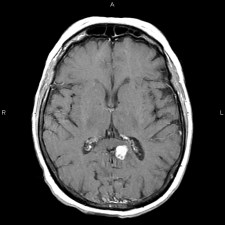
%> input picture SVM/cd2.tif, 225 x 225 px
$ octave svm1.m   (GNU Octave 9; MATLAB toolbox functions it lacks are replaced by stand-ins)
%> lines starting %> are read from the running program, lines starting %| are printed output that depends on the picture
### SVM/code/fcm.m
function result = fcm(im)
I=im;
%im=rgb2gray(im);
im=imresize(im,[512 512]);
%figure(1), imshow(im,[]), title('input image');
Length=512*512;
a=1;
b=1;
c=1;

R=reshape(im, [1 Length]);
O = zeros(1, Length);
clusters=3;

j=im;
%mask size 5 x 5
N = 5;
%to retain original size of image even after filtering
im_pad = padarray(j,[floor(N/2) floor(N/2)]);

%sorting elements to get median
%im_col = rearranged matrix with 2D as in im_pad
im_col = im2col(im_pad,[N N],'sliding');

%sorts each column of im_pad in ascending order still retains 2D
sorted_cols = sort(im_col,1);

%finds median and returns a row martix containing medians for all columns of the input
med_vector = sorted_cols(floor(N*N/2)+1,:);

%converting result to matrix form to get the MEDIAN FILTERED image
out1 = col2im(med_vector,[N N],size(im_pad),'sliding');
%figure(2)
 %imshow(out1), title('median filtered image');

 K=[85, 170, 255];

% [9 lines of commented-out code are left out]

cluster1=zeros(Length,1);
cluster2=zeros(Length,1);
cluster3=zeros(Length,1);

mean1=K(1);
mean2=K(2);
mean3=K(3);

update1=0;
update2=0;
update3=0;

while ((mean1 ~= update1) || (mean2 ~= update2) || (mean3 ~= update3))

a=1; b=1; c=1;

mean1=update1;
mean2=update2;
mean3=update3;


for i=1:Length
for j=1:clusters
temp = R(i);
diff(j)= abs(temp-K(j));
end

minimum=min(diff);

if minimum==diff(1)
    place=1;
elseif minimum==diff(2)
    place=2;
else
    place=3;
end

if (place==1)
cluster1(i) = R(i);
a=a+1;

O(i)=0;

end

if (place==2)
cluster2(i) = R(i);
b=b+1;
O(i)=128;

end

if (place==3)
cluster3(i)= R(i);
c=c+1;

O(i)=255;

end

end

%UPDATE CENTROIDS
m=0;
for x=1:(i-1)
    m=m+cluster1(x);
end
m=m/(a-1);

update1=m;

m=0;
for x=1:(i-1)
    m=m+cluster2(x);
end
m=m/(b-1);

update2=m;


m=0;
for x=1:(i-1)
    m=m+cluster3(x);
end
m=m/(c-1);
update3=m;
%
% K(1)=update1;
% K(2)=update2;
% K(3)=update3;

end

Op=reshape(O, [512 512]);
%imwrite(Op, 'FCMoutput.pgm');
%figure(3),imshow(uint8(Op));

result = (uint8(Op));
end

### SVM/code/featurext.m
function result = featurext(I)
%I=imread('cd2.tif');
e1=imresize(I,[128,128]);
r1 = graycomatrix(e1);
disp(r1);
t1=imhist(e1);
%figure,imshow(e1);
%stats = graycoprops(e1)

result = e1;

end

### SVM/svm1.m
I=imread('cd2.tif');
%> I is the input picture: size 225x225 uint8; min 0, max 255, mean 66.4
[row col]=size(I);
%> row = 225; col = 225
J=I;

%preprocessing-1 median filter
for i=1:(row-2)
    for j=1:(col-2)
          B = I(i:i+2, j:j+2);
          for k=1:9
              for l=1:8-k
                 if (B(l)>B(l+1))
                     c=B(l);
                     B(l)=B(l+1);
                     B(l+1)=c;
                 end
              end
          end
          J(i+1,j+1)=B(5);
    end
end
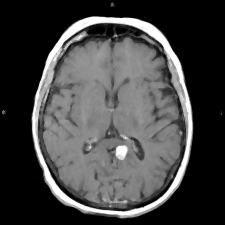
%> J: size 225x225 uint8; min 0, max 255, mean 68.1
%> after the loop, B = [0 0 0; 0 0 0; 0 0 0]; c = 3
    figure(1), imshow(I);
    figure(2), imshow(J);


    J = fcm(J);
%> in fcm, `im=imresize(im,[512 512]);`:
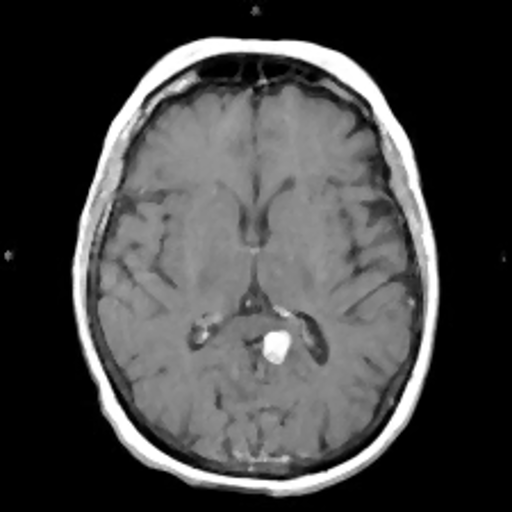
%> im: size 512x512 uint8; min 0, max 255, mean 68.1
%> in fcm, `im_pad = padarray(j,[floor(N/2) floor(N/2)]);`:
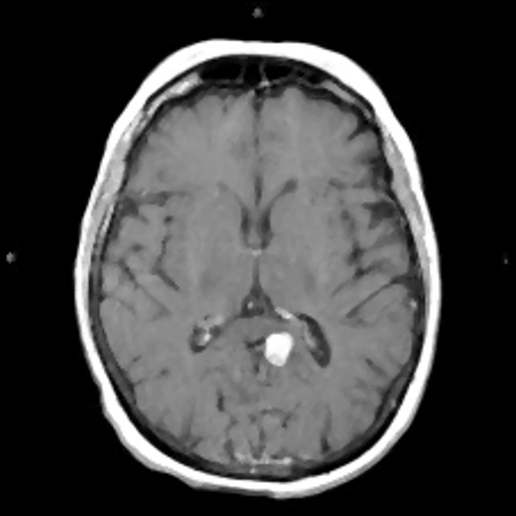
%> im_pad: size 516x516 uint8; min 0, max 255, mean 67
%> the loop in fcm, `while ((mean1 ~= update1) || (mean2 ~= update2) || (mean3 ~= update3))` made 2 passes
%> (m, update1, update2, update3) on pass 1: (231.5, 8.13, 128.7, 231.5)
%> (mean1, mean2, mean3, m, update1, update2, update3) on pass 2: (8.13, 128.7, 231.5, 231.5, 8.13, 128.7, 231.5)
%> after the loop in fcm, `while ((mean1 ~= update1) || (mean2 ~= update2) || (mean3 ~= update3))`: diff = [0 0 0]; place = 1
%> in fcm, `Op=reshape(O, [512 512]);`:
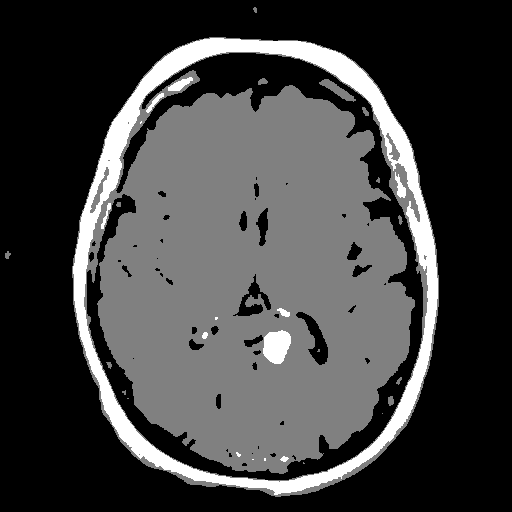
%> Op: size 512x512 double; min 0, max 255, mean 64.9

% [5 lines of commented-out code are left out]
e1 = featurext(J);
%> in featurext, `e1=imresize(I,[128,128]);`:
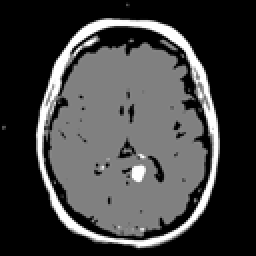
%> e1: size 128x128 uint8 (shown 2 times larger); min 0, max 255, mean 65
%> in featurext, `r1 = graycomatrix(e1);`: r1 = [8330 123 90 109 50 24 24 7; 116 31 24 35 36 9 6 24; 112 27 21 36 58 7 6 25; 99 29 44 97 196 11 11 31; 47 41 72 183 4723 20 11 60; 30 3 6 16 17 6 15 54; 20 1 8 10 14 9 14 64; 3 26 27 32 63 61 53 699]
%|    8330    123     90    109     50     24     24      7
%|     116     31     24     35     36      9      6     24
%|     112     27     21     36     58      7      6     25
%|      99     29     44     97    196     11     11     31
%|      47     41     72    183   4723     20     11     60
%|      30      3      6     16     17      6     15     54
%|      20      1      8     10     14      9     14     64
%|       3     26     27     32     63     61     53    699
%> in featurext, `t1=imhist(e1);`: t1 = 256 values, max 8440 at index 1, min 0 at index 209, mean 64
stats = graycoprops(e1, 'all');
%> stats = {Contrast 1444.8, Correlation 0.0164, Energy 0.000147, Homogeneity 0.0711}

v = [stats.Contrast, stats.Correlation, stats.Energy, stats.Homogeneity];
%> v = [1444.8 0.0164 0.000147 0.0711]
